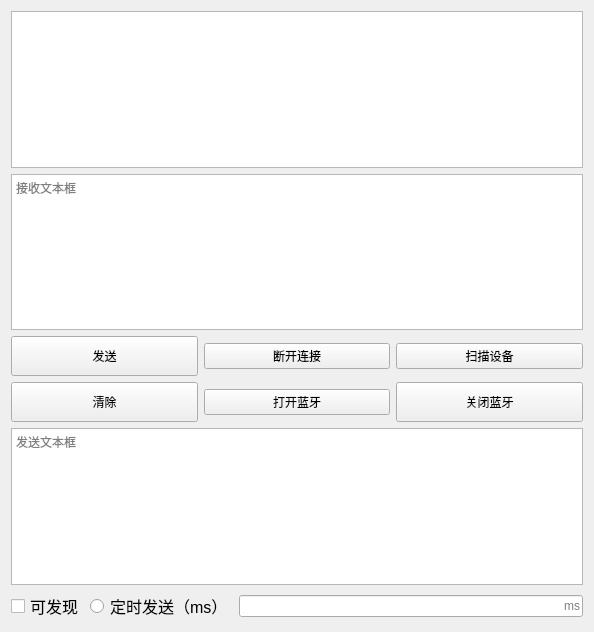
<?xml version="1.0" encoding="UTF-8"?>
<ui version="4.0">
 <class>MainWindow</class>
 <widget class="QMainWindow" name="MainWindow">
  <property name="geometry">
   <rect>
    <x>0</x>
    <y>0</y>
    <width>594</width>
    <height>632</height>
   </rect>
  </property>
  <property name="windowTitle">
   <string>MainWindow</string>
  </property>
  <widget class="QWidget" name="Widget">
   <layout class="QGridLayout" name="gridLayout_2" rowstretch="2,2,3,2,1">
    <item row="0" column="0">
     <widget class="QListWidget" name="list"/>
    </item>
    <item row="1" column="0">
     <widget class="QTextBrowser" name="textBrowser_info">
      <property name="placeholderText">
       <string>接收文本框</string>
      </property>
     </widget>
    </item>
    <item row="2" column="0">
     <layout class="QGridLayout" name="gridLayout">
      <item row="0" column="0">
       <widget class="QPushButton" name="pushButton_send">
        <property name="minimumSize">
         <size>
          <width>0</width>
          <height>40</height>
         </size>
        </property>
        <property name="maximumSize">
         <size>
          <width>100000</width>
          <height>10000</height>
         </size>
        </property>
        <property name="text">
         <string>发送</string>
        </property>
       </widget>
      </item>
      <item row="0" column="1">
       <widget class="QPushButton" name="pushButton_disconnect">
        <property name="text">
         <string>断开连接</string>
        </property>
       </widget>
      </item>
      <item row="0" column="2">
       <widget class="QPushButton" name="pushButton_scan">
        <property name="text">
         <string>扫描设备</string>
        </property>
       </widget>
      </item>
      <item row="1" column="0">
       <widget class="QPushButton" name="pushButton_clear">
        <property name="minimumSize">
         <size>
          <width>0</width>
          <height>40</height>
         </size>
        </property>
        <property name="maximumSize">
         <size>
          <width>199999</width>
          <height>199999</height>
         </size>
        </property>
        <property name="text">
         <string>清除</string>
        </property>
       </widget>
      </item>
      <item row="1" column="1">
       <widget class="QPushButton" name="pushButton_openBluetooth">
        <property name="text">
         <string>打开蓝牙</string>
        </property>
       </widget>
      </item>
      <item row="1" column="2">
       <widget class="QPushButton" name="pushButton_closeDevice">
        <property name="minimumSize">
         <size>
          <width>0</width>
          <height>40</height>
         </size>
        </property>
        <property name="text">
         <string>关闭蓝牙</string>
        </property>
       </widget>
      </item>
     </layout>
    </item>
    <item row="3" column="0">
     <widget class="QTextEdit" name="textEdit_send">
      <property name="styleSheet">
       <string notr="true"/>
      </property>
      <property name="placeholderText">
       <string>发送文本框</string>
      </property>
     </widget>
    </item>
    <item row="4" column="0">
     <layout class="QHBoxLayout" name="horizontalLayout" stretch="1,2,8">
      <item>
       <widget class="QCheckBox" name="checkBox_discoverable">
        <property name="font">
         <font>
          <pointsize>12</pointsize>
         </font>
        </property>
        <property name="text">
         <string>可发现</string>
        </property>
       </widget>
      </item>
      <item>
       <widget class="QRadioButton" name="radioButton_time">
        <property name="font">
         <font>
          <pointsize>12</pointsize>
         </font>
        </property>
        <property name="text">
         <string>定时发送（ms）</string>
        </property>
       </widget>
      </item>
      <item>
       <widget class="QLineEdit" name="lineEdit_time">
        <property name="layoutDirection">
         <enum>Qt::LeftToRight</enum>
        </property>
        <property name="alignment">
         <set>Qt::AlignRight|Qt::AlignTrailing|Qt::AlignVCenter</set>
        </property>
        <property name="placeholderText">
         <string>ms</string>
        </property>
       </widget>
      </item>
     </layout>
    </item>
   </layout>
  </widget>
 </widget>
 <layoutdefault spacing="6" margin="11"/>
 <resources/>
 <connections/>
</ui>
